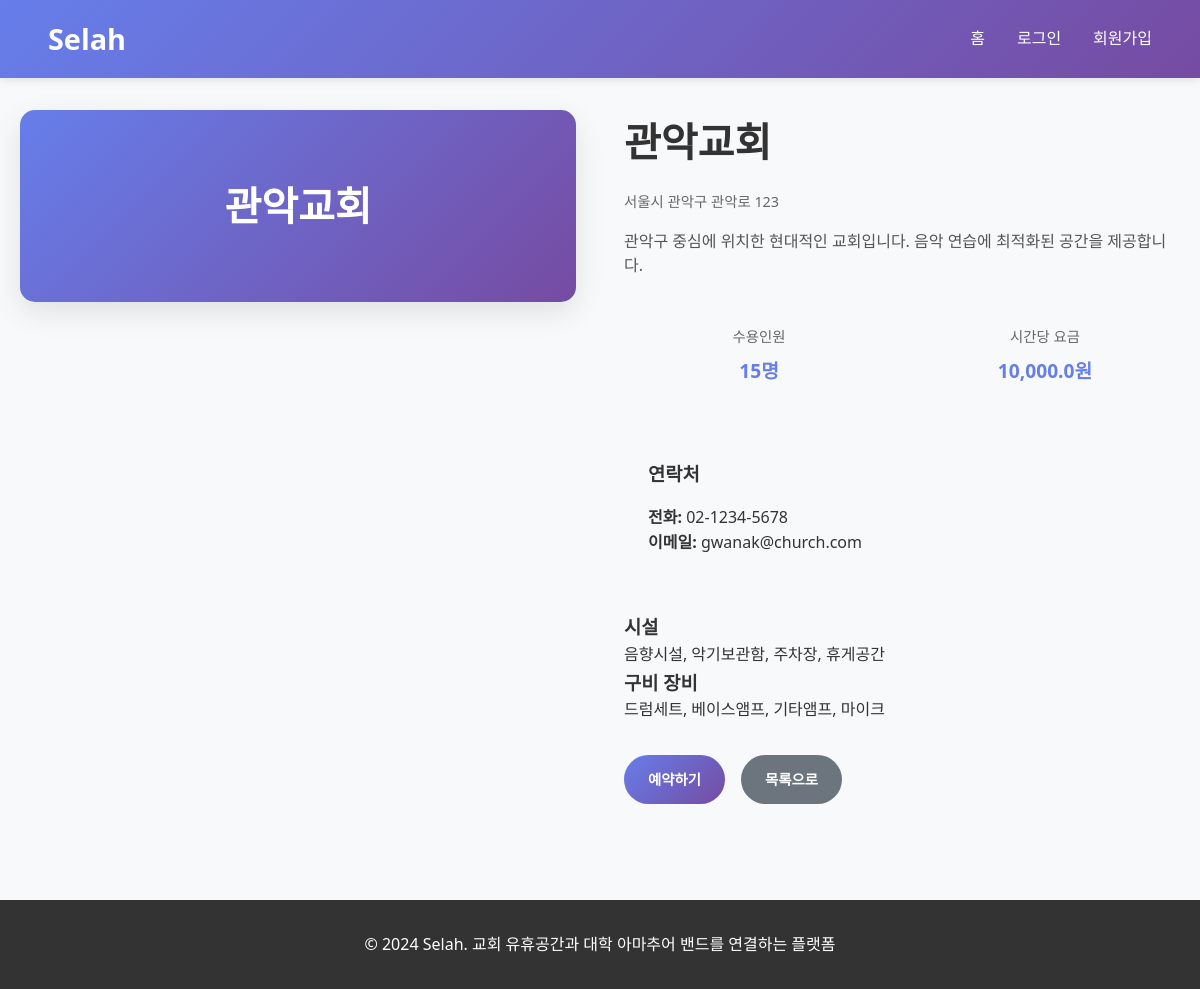
The app's page /church/1 with its own data.
### tables this page shows
CREATE TABLE churches (
            id INTEGER PRIMARY KEY AUTOINCREMENT,
            name TEXT NOT NULL,
            address TEXT NOT NULL,
            description TEXT,
            capacity INTEGER,
            hourly_rate REAL,
            image_url TEXT,
            contact_phone TEXT,
            contact_email TEXT,
            facilities TEXT,
            location_tag TEXT,
            equipment TEXT
        );

### app.py (the view)
@app.route('/church/<int:church_id>')
def church_detail(church_id):
    conn = sqlite3.connect('data.db')
    cursor = conn.cursor()
    cursor.execute('SELECT * FROM churches WHERE id = ?', (church_id,))
    church_data = cursor.fetchone()
    conn.close()
    if church_data:
        church = {
            'id': church_data[0],
            'name': church_data[1],
            'address': church_data[2],
            'description': church_data[3],
            'capacity': church_data[4],
            'hourly_rate': church_data[5],
            'image_url': church_data[6],
            'contact_phone': church_data[7],
            'contact_email': church_data[8],
            'facilities': church_data[9],
            'location_tag': church_data[10],
            'equipment': church_data[11]
        }
        return render_template('church_detail.html', church=church)
    else:
        flash('교회를 찾을 수 없습니다.')
        return redirect(url_for('home'))

### templates/church_detail.html (shortened to what this page needs)
<!DOCTYPE html>
<html lang="ko">
<head>
    <link rel="stylesheet" href="{{ url_for('static', filename='style.css') }}">
</head>
<body>
    <header>
        <nav class="nav-container">
            <h1 onclick="window.location.href='{{ url_for('home') }}'">Selah</h1>
            <ul class="nav-menu">
                <li><a href="{{ url_for('home') }}">홈</a></li>
                {% if 'user_id' in session %}
                    <li><a href="{{ url_for('dashboard') }}">마이페이지</a></li>
                    <li><a href="{{ url_for('logout') }}">로그아웃</a></li>
                {% else %}
                    <li><a href="{{ url_for('login') }}">로그인</a></li>
                    <li><a href="{{ url_for('register') }}">회원가입</a></li>
                {% endif %}
            </ul>
        </nav>
    </header>
    <div class="container">
        <div class="church-detail">
            <div class="church-header">
                <div class="church-image-large {{ church.image_url }}">
                    <div>{{ church.name }}</div>
                </div>
                <div class="church-info-large">
                    <h1>{{ church.name }}</h1>
                    <p class="address">{{ church.address }}</p>
                    <p class="description">{{ church.description }}</p>
                    <div class="church-stats">
                        <div class="stat">
                            <span class="label">수용인원</span>
                            <span class="value">{{ church.capacity }}명</span>
                        </div>
                        <div class="stat">
                            <span class="label">시간당 요금</span>
                            <span class="value">{{ "{:,}".format(church.hourly_rate) }}원</span>
                        </div>
                    </div>
                    <div class="contact-info">
                        <h3>연락처</h3>
                        <p><strong>전화:</strong> {{ church.contact_phone }}</p>
                        <p><strong>이메일:</strong> {{ church.contact_email }}</p>
                    </div>
                    <div class="facilities-info">
                        <h3>시설</h3>
                        <p>{{ church.facilities }}</p>
                    </div>
                    <div class="equipment-info">
                        <h3>구비 장비</h3>
                        <p>{{ church.equipment }}</p>
                    </div>
                    <div class="action-buttons">
                        <a href="{{ url_for('book_church', church_id=church.id) }}" class="btn btn-primary">예약하기</a>
                        <a href="{{ url_for('home') }}" class="btn btn-secondary">목록으로</a>
                    </div>
                </div>
            </div>
        </div>
    </div>
    <footer>
        <p>&copy; 2024 Selah. 교회 유휴공간과 대학 아마추어 밴드를 연결하는 플랫폼</p>
    </footer>
</body>
</html>

### static/style.css (style rules this page uses)
* { margin: 0; padding: 0; box-sizing: border-box; }
body { font-family: 'Segoe UI', Tahoma, Geneva, Verdana, sans-serif; line-height: 1.6; color: #333; background-color: #f8f9fa; }
.container { max-width: 1200px; margin: 0 auto; padding: 0 20px; }
header { background: linear-gradient(135deg, #667eea 0%, #764ba2 100%); box-shadow: 0 2px 10px rgba(0,0,0,0.1); position: sticky; top: 0; z-index: 1000; }
.nav-container { display: flex; justify-content: space-between; align-items: center; padding: 1rem 2rem; max-width: 1200px; margin: 0 auto; }
.nav-container h1 { color: white; font-size: 1.8rem; font-weight: 700; margin-left: 1rem; }
.nav-menu { display: flex; list-style: none; gap: 2rem; margin-right: 1rem; }
.nav-menu a { color: white; text-decoration: none; font-weight: 500; transition: color 0.3s ease; }
.address { color: #666; font-size: 0.9rem; margin-bottom: 1rem; }
.description { color: #555; margin-bottom: 1rem; line-height: 1.5; }
.btn { display: inline-block; padding: 0.8rem 1.5rem; border-radius: 25px; text-decoration: none; font-weight: 600; transition: all 0.3s ease; border: none; cursor: pointer; font-size: 0.9rem; }
.btn-primary { background: linear-gradient(135deg, #667eea 0%, #764ba2 100%); color: white; }
.btn-secondary { background: #6c757d; color: white; }
.church-detail { padding: 2rem 0; }
.church-header { display: grid; grid-template-columns: 1fr 1fr; gap: 3rem; align-items: start; }
.church-image-large { border-radius: 15px; overflow: hidden; box-shadow: 0 10px 30px rgba(0,0,0,0.1); }
.church-info-large h1 { font-size: 2.5rem; margin-bottom: 1rem; color: #333; }
.church-stats { display: grid; grid-template-columns: 1fr 1fr; gap: 1rem; margin: 2rem 0; }
.stat { background: #f8f9fa; padding: 1rem; border-radius: 10px; text-align: center; }
.stat .label { display: block; font-size: 0.9rem; color: #666; margin-bottom: 0.5rem; }
.stat .value { display: block; font-size: 1.2rem; font-weight: 700; color: #667eea; }
.contact-info { background: #f8f9fa; padding: 1.5rem; border-radius: 10px; margin: 2rem 0; }
.contact-info h3 { margin-bottom: 1rem; color: #333; }
.action-buttons { display: flex; gap: 1rem; margin-top: 2rem; }
footer { background: #333; color: white; text-align: center; padding: 2rem 0; margin-top: 4rem; }

### templates/church_detail.html (style rules this page uses)
.church-image-large { background: linear-gradient(135deg, #667eea 0%, #764ba2 100%); display: flex; align-items: center; justify-content: center; color: white; font-size: 2.5rem; font-weight: bold; text-align: center; padding: 4rem; }
.church-image-large.church1 { background: linear-gradient(135deg, #667eea 0%, #764ba2 100%); }
.nav-container h1 { cursor: pointer; transition: opacity 0.3s ease; }

### records on screen
churches: name "관악교회", address "서울시 관악구 관악로 123", description "관악구 중심에 위치한 현대적인 교회입니다. 음악 연습에 최적화된 공간을 제공합니다.", capacity "15", hourly_rate "10,000.0", contact_phone "02-1234-5678", contact_email "gwanak@church.com", facilities "음향시설, 악기보관함, 주차장, 휴게공간", equipment "드럼세트, 베이스앰프, 기타앰프, 마이크"
